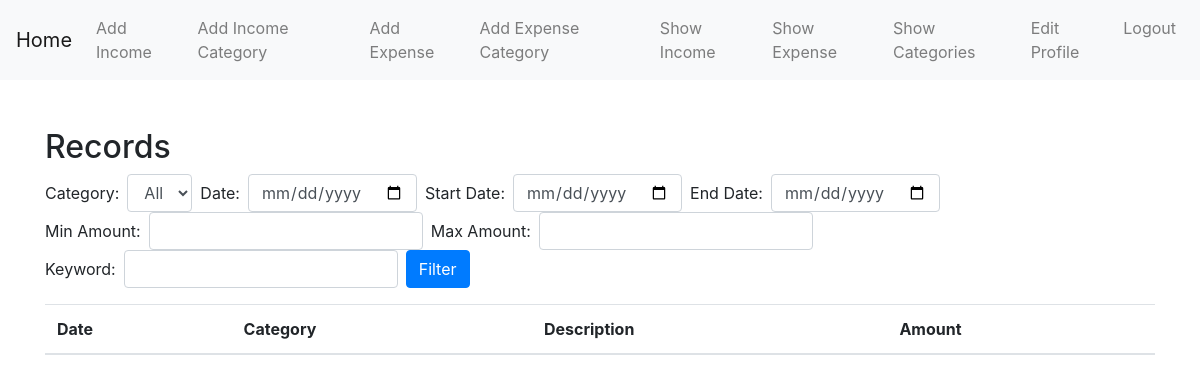
The app's page /show/expense (signed in), older data.
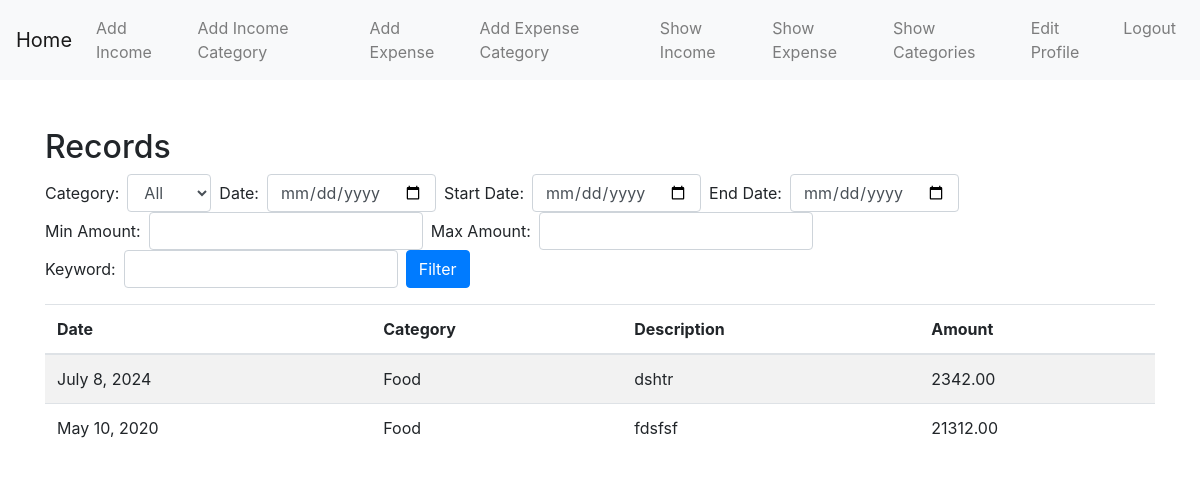
The same page, newer data.
### tracker/models.py (models this page shows, shortened)
class Expense(models.Model):
    category = models.ForeignKey(ExpenseCategory, on_delete=models.CASCADE)
    amount = models.DecimalField(max_digits=10 , decimal_places=2)
    description = models.CharField(max_length=300 , blank=True)
    date = models.DateField()

class ExpenseCategory(models.Model):
    name = models.CharField(max_length=300, unique=True)
    user = models.ForeignKey(User , on_delete=models.CASCADE)

### tracker/views.py (the view)
# urls.py: path('show/expense', views.showdb , {'database' : models.Expense , 'datacategory': models.ExpenseCategory}, name= 'showexpense' ),
@login_required
def showdb(request, database, datacategory):
    query = database.objects.filter(category__user = request.user)
    category_queryset = datacategory.objects.filter(user = request.user)
    cat_filter = request.GET.getlist('category')
    date_filter = request.GET.get('date')
    start_date_filter = request.GET.get('start_date')
    end_date_filter = request.GET.get('end_date')
    min_amount_filter = request.GET.get('min_amount')
    max_amount_filter = request.GET.get('max_amount')
    keyword_filter = request.GET.get('keyword')
    if cat_filter:
        query = query.filter(category__name__in=cat_filter)
    if date_filter:
        query = query.filter(date=date_filter)
    if start_date_filter and end_date_filter:
        query = query.filter(date__range=[start_date_filter, end_date_filter])
    if min_amount_filter:
        query = query.filter(amount__gte=min_amount_filter)
    if max_amount_filter:
        query = query.filter(amount__lte=max_amount_filter)
    if keyword_filter:
        query = query.filter(description__icontains=keyword_filter)
    context = {
        'data': query.order_by('-date'),
        'category': category_queryset,
        'selectedcategory' : cat_filter
    }
    return render(request, 'datas.html', context)

### templates/datas.html (shortened to what this page needs)
{% extends 'base.html' %}
{% block content %}
<h2>Records</h2>
<form method="get" class="form-inline mb-3">
    <div class="form-group mr-2">
        <label for="category" class="mr-2">Category:</label>
        <select id="category" name="category" class="form-control">
            <option value="">All</option>
        </select>
    </div>
    <div class="form-group mr-2">
        <label for="date" class="mr-2">Date:</label>
        <input type="date" id="date" name="date" class="form-control">
    </div>
    <div class="form-group mr-2">
        <label for="start_date" class="mr-2">Start Date:</label>
        <input type="date" id="start_date" name="start_date" class="form-control">
    </div>
    <div class="form-group mr-2">
        <label for="end_date" class="mr-2">End Date:</label>
        <input type="date" id="end_date" name="end_date" class="form-control">
    </div>
    <div class="form-group mr-2">
        <label for="min_amount" class="mr-2">Min Amount:</label>
        <input type="number" id="min_amount" name="min_amount" class="form-control">
    </div>
    <div class="form-group mr-2">
        <label for="max_amount" class="mr-2">Max Amount:</label>
        <input type="number" id="max_amount" name="max_amount" class="form-control">
    </div>
    <div class="form-group mr-2">
        <label for="keyword" class="mr-2">Keyword:</label>
        <input type="text" id="keyword" name="keyword" class="form-control">
    </div>
    <button type="submit" class="btn btn-primary">Filter</button>
</form>
<table class="table table-striped">
    <thead>
        <tr>
            <th>Date</th>
            <th>Category</th>
            <th>Description</th>
            <th>Amount</th>
        </tr>
    </thead>
    <tbody>
        {% for record in data %}
        <tr>
            <td>{{ record.date }}</td>
            <td>{{ record.category.name }}</td>
            <td>{{ record.description }}</td>
            <td>{{ record.amount }}</td>
        </tr>
        {% endfor %}
    </tbody>
</table>
{% endblock %}

Row changes from the older to the newer data that the page shows:
added Expense: date "July 8, 2024", category.name "Food", description "dshtr", amount "2342.00"
added Expense: date "May 10, 2020", category.name "Food", description "fdsfsf", amount "21312.00"
